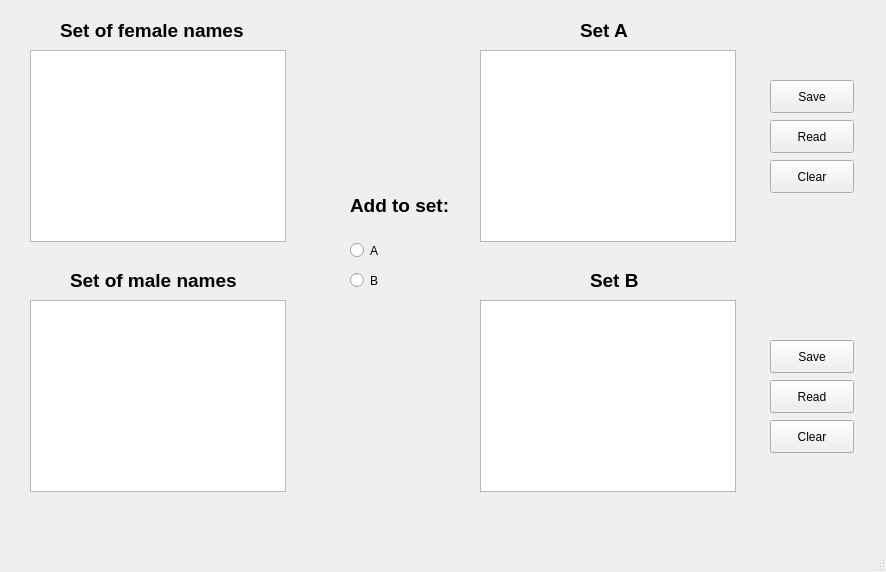
<?xml version="1.0" encoding="UTF-8"?>
<ui version="4.0">
 <class>MainWindow</class>
 <widget class="QMainWindow" name="MainWindow">
  <property name="geometry">
   <rect>
    <x>0</x>
    <y>0</y>
    <width>886</width>
    <height>572</height>
   </rect>
  </property>
  <property name="windowTitle">
   <string>MainWindow</string>
  </property>
  <widget class="QWidget" name="centralwidget">
   <widget class="QListWidget" name="listWidget">
    <property name="geometry">
     <rect>
      <x>30</x>
      <y>50</y>
      <width>256</width>
      <height>192</height>
     </rect>
    </property>
   </widget>
   <widget class="QListWidget" name="listWidget_2">
    <property name="geometry">
     <rect>
      <x>30</x>
      <y>300</y>
      <width>256</width>
      <height>192</height>
     </rect>
    </property>
   </widget>
   <widget class="QLabel" name="label">
    <property name="geometry">
     <rect>
      <x>60</x>
      <y>20</y>
      <width>201</width>
      <height>20</height>
     </rect>
    </property>
    <property name="font">
     <font>
      <pointsize>14</pointsize>
      <weight>75</weight>
      <bold>true</bold>
     </font>
    </property>
    <property name="text">
     <string>Set of female names</string>
    </property>
   </widget>
   <widget class="QLabel" name="label_2">
    <property name="geometry">
     <rect>
      <x>70</x>
      <y>270</y>
      <width>171</width>
      <height>20</height>
     </rect>
    </property>
    <property name="font">
     <font>
      <pointsize>14</pointsize>
      <weight>75</weight>
      <bold>true</bold>
     </font>
    </property>
    <property name="text">
     <string>Set of male names</string>
    </property>
   </widget>
   <widget class="QRadioButton" name="radioButton">
    <property name="geometry">
     <rect>
      <x>350</x>
      <y>240</y>
      <width>98</width>
      <height>21</height>
     </rect>
    </property>
    <property name="text">
     <string>A</string>
    </property>
   </widget>
   <widget class="QRadioButton" name="radioButton_2">
    <property name="geometry">
     <rect>
      <x>350</x>
      <y>270</y>
      <width>98</width>
      <height>21</height>
     </rect>
    </property>
    <property name="text">
     <string>B</string>
    </property>
   </widget>
   <widget class="QLabel" name="label_3">
    <property name="geometry">
     <rect>
      <x>350</x>
      <y>190</y>
      <width>101</width>
      <height>31</height>
     </rect>
    </property>
    <property name="font">
     <font>
      <pointsize>14</pointsize>
      <weight>75</weight>
      <bold>true</bold>
     </font>
    </property>
    <property name="text">
     <string>Add to set:</string>
    </property>
   </widget>
   <widget class="QListWidget" name="listWidget_3">
    <property name="geometry">
     <rect>
      <x>480</x>
      <y>50</y>
      <width>256</width>
      <height>192</height>
     </rect>
    </property>
   </widget>
   <widget class="QListWidget" name="listWidget_4">
    <property name="geometry">
     <rect>
      <x>480</x>
      <y>300</y>
      <width>256</width>
      <height>192</height>
     </rect>
    </property>
   </widget>
   <widget class="QLabel" name="label_4">
    <property name="geometry">
     <rect>
      <x>580</x>
      <y>20</y>
      <width>51</width>
      <height>20</height>
     </rect>
    </property>
    <property name="font">
     <font>
      <pointsize>14</pointsize>
      <weight>75</weight>
      <bold>true</bold>
     </font>
    </property>
    <property name="text">
     <string>Set A</string>
    </property>
   </widget>
   <widget class="QLabel" name="label_5">
    <property name="geometry">
     <rect>
      <x>590</x>
      <y>270</y>
      <width>51</width>
      <height>20</height>
     </rect>
    </property>
    <property name="font">
     <font>
      <pointsize>14</pointsize>
      <weight>75</weight>
      <bold>true</bold>
     </font>
    </property>
    <property name="text">
     <string>Set B</string>
    </property>
   </widget>
   <widget class="QPushButton" name="pushButton">
    <property name="geometry">
     <rect>
      <x>770</x>
      <y>80</y>
      <width>84</width>
      <height>33</height>
     </rect>
    </property>
    <property name="text">
     <string>Save</string>
    </property>
   </widget>
   <widget class="QPushButton" name="pushButton_2">
    <property name="geometry">
     <rect>
      <x>770</x>
      <y>120</y>
      <width>84</width>
      <height>33</height>
     </rect>
    </property>
    <property name="text">
     <string>Read</string>
    </property>
   </widget>
   <widget class="QPushButton" name="pushButton_3">
    <property name="geometry">
     <rect>
      <x>770</x>
      <y>160</y>
      <width>84</width>
      <height>33</height>
     </rect>
    </property>
    <property name="text">
     <string>Clear</string>
    </property>
   </widget>
   <widget class="QPushButton" name="pushButton_4">
    <property name="geometry">
     <rect>
      <x>770</x>
      <y>340</y>
      <width>84</width>
      <height>33</height>
     </rect>
    </property>
    <property name="text">
     <string>Save</string>
    </property>
   </widget>
   <widget class="QPushButton" name="pushButton_5">
    <property name="geometry">
     <rect>
      <x>770</x>
      <y>380</y>
      <width>84</width>
      <height>33</height>
     </rect>
    </property>
    <property name="text">
     <string>Read</string>
    </property>
   </widget>
   <widget class="QPushButton" name="pushButton_6">
    <property name="geometry">
     <rect>
      <x>770</x>
      <y>420</y>
      <width>84</width>
      <height>33</height>
     </rect>
    </property>
    <property name="text">
     <string>Clear</string>
    </property>
   </widget>
  </widget>
  <widget class="QStatusBar" name="statusbar"/>
 </widget>
 <resources/>
 <connections/>
</ui>
